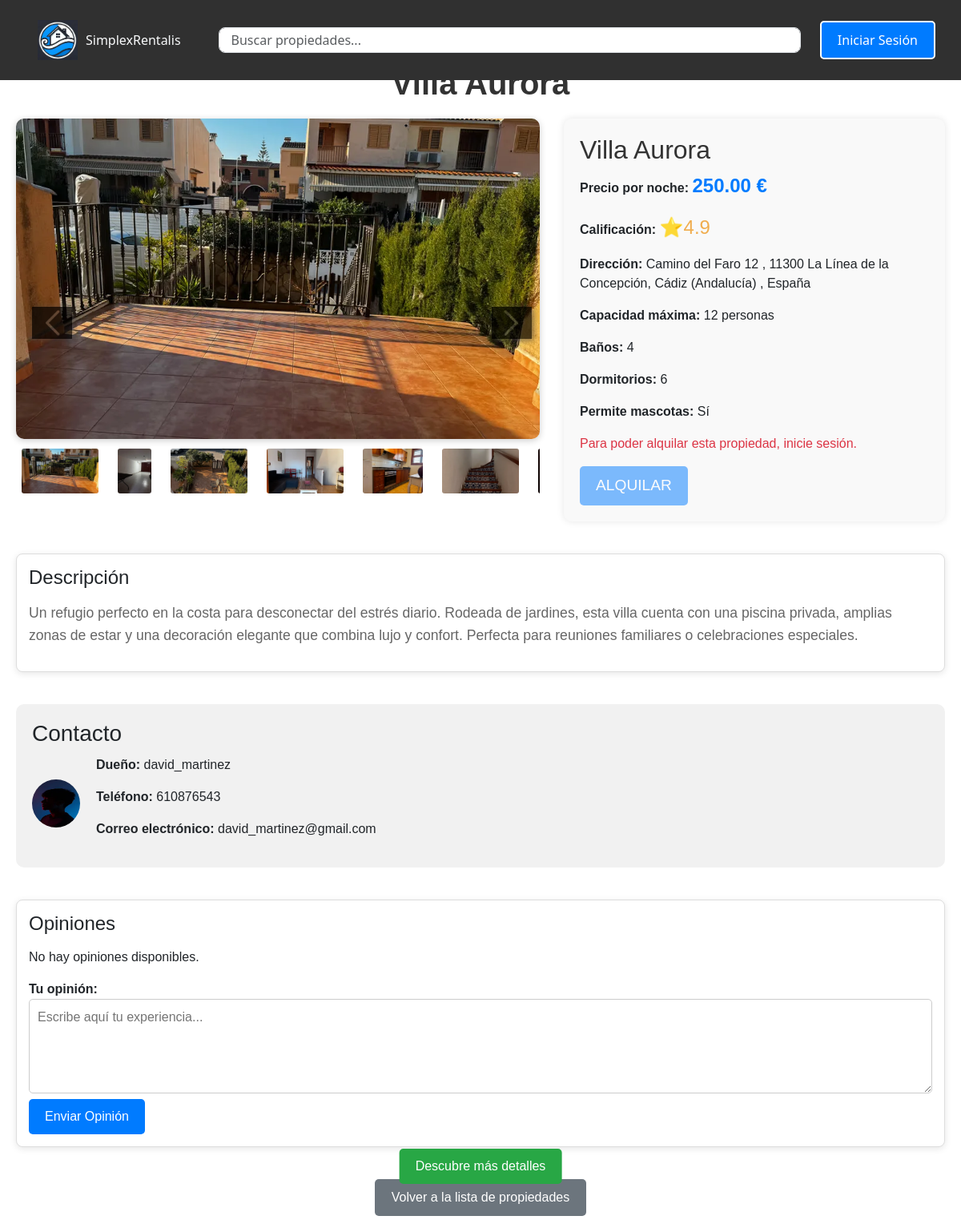
The app's page /propiedad/10/ with its own data.
### SimplexRentalisAPP/models.py (models this page shows, shortened)
class Propiedades(models.Model):
    id = models.AutoField(primary_key=True)
    nombre = models.CharField(max_length=100, blank=False, null=False)
    descripcion = models.TextField(max_length=3000, blank=True, null=True)
    direccion = models.ForeignKey('Direcciones', on_delete=models.CASCADE, related_name='propiedades')
    precio_noche = MoneyField(max_digits=10, decimal_places=2, blank=False, null=False, default_currency='EUR')
    propietario = models.ForeignKey('User', on_delete=models.CASCADE, related_name='propiedades', blank=False, null=False)
    calificacion = models.DecimalField(
        default=3.0,
        blank=False,
        null=False,
        max_digits=3,
        validators=[MinValueValidator(1), MaxValueValidator(5)],
        decimal_places=1
    )
    permite_mascotas = models.BooleanField(default=False)
    en_mantenimiento = models.BooleanField(default=False)
    capacidad_maxima = models.IntegerField(default=1, blank=False, null=False)
    cantidad_banos = models.IntegerField(default=1, blank=False, null=False)
    cantidad_dormitorios = models.IntegerField(default=1, blank=False, null=False)
    galeria = models.ForeignKey('Galeria', on_delete=models.CASCADE, related_name='propiedades_galeria', blank=True, null=True)
    class Meta:
        constraints = [
            models.UniqueConstraint(fields=['direccion', 'propietario'], name='unique_direccion_propietario')
        ]

class Galeria(models.Model):
    id = models.AutoField(primary_key=True)
    propiedad = models.ForeignKey('Propiedades', related_name='gallery_images', on_delete=models.CASCADE)
    imagen = models.ImageField(upload_to='propiedades/', null=False, blank=False)
    descripcion = models.CharField(max_length=255, blank=True, null=True)
    portada = models.BooleanField(default=False)  # Indica si es la imagen principal de la propiedad
    class Meta:
        verbose_name = 'Imagen de la propiedad'
        verbose_name_plural = 'Galería de imágenes de las propiedades'

class Direcciones(models.Model):
    id = models.AutoField(primary_key=True)  # Campo id declarado explícitamente
    calle = models.CharField(max_length=255)
    numero_casa = models.CharField(max_length=20, blank=False, null=False)
    numero_puerta = models.CharField(max_length=20, blank=True, null=True)
    codigo_postal = models.CharField(max_length=20, blank=False, null=False)
    ciudad = models.CharField(max_length=100)
    co_autonoma = models.CharField(max_length=100)
    provincia = models.CharField(max_length=100)
    pais = models.CharField(max_length=100)
    latitud = models.FloatField(null=True, blank=True)
    longitud = models.FloatField(null=True, blank=True)

class User(AbstractUser):
    email = models.EmailField(unique=True, max_length=254)
    telefono = models.CharField(unique=True, max_length=15, blank=True, null=True)
    fecha_nacimiento = models.DateField(null=True, blank=True)
    genero = models.CharField(
        max_length=10,
        choices=[('masculino', 'Masculino'), ('femenino', 'Femenino'), ('otro', 'Otro')],
        blank=True,
        null=True
    )
    identidad_usuario = models.OneToOneField(
        'IdentidadUsuario',
        on_delete=models.SET_NULL,
        null=True,
        blank=True,
        related_name='usuario_asociado'
    )
    avatar = models.ImageField(
        upload_to='avatars/',
        null=True,
        blank=True,
        default='defaults/default_avatar.png'
    )
    es_propietario = models.BooleanField(default=False)
    ultimo_acceso = models.DateTimeField(null=True, blank=True)
    groups = models.ManyToManyField(
        'auth.Group',
        related_name='custom_user_groups',
        blank=True
    )
    user_permissions = models.ManyToManyField(
        'auth.Permission',
        related_name='custom_user_permissions',
        blank=True
    )

### SimplexRentalisAPP/views.py (the view)
# urls.py: path('propiedad/<int:pk>/', DetallePropiedadView.as_view(), name='propiedad_detallada'),
class DetallePropiedadView(DetailView):
    model = Propiedades
    template_name = 'SimplexRentalisAPP/propiedad_detallada.html'
    def get_context_data(self, **kwargs):
        context = super().get_context_data(**kwargs)
        propiedad = self.get_object()
        permite_opinar_sin_reserva = True  # Puedes cambiar a False para desactivar esta opción
        user_has_reservation = False  # Aquí deberías añadir la lógica real para comprobar la reserva del usuario
        context['imagen_portada'] = Galeria.objects.filter(propiedad=propiedad, portada=True).first()
        context['imagenes'] = Galeria.objects.filter(propiedad=propiedad)
        context['permite_opinar_sin_reserva'] = permite_opinar_sin_reserva
        context['user_has_reservation'] = user_has_reservation
        return context

### SimplexRentalisAPP/templates/SimplexRentalisAPP/propiedad_detallada.html (shortened to what this page needs)
{% extends 'base.html' %}
{% load static %}
{% block content %}
<div id="main-content" style="max-width: 1200px; margin: auto; font-family: Arial, sans-serif; padding: 20px;">
    <h1 class="propiedad-title" style="text-align: center; margin-bottom: 20px; font-size: 2.5em; color: #333;">{{ propiedades.nombre }}</h1>
    <div class="detalle-container" style="display: flex; flex-wrap: wrap; gap: 20px; margin-bottom: 40px;">
        <div class="propiedad-image" style="flex: 3; position: relative;">
            <div class="image-navigation" style="position: absolute; top: 50%; left: 10px; transform: translateY(-50%); z-index: 10;">
                <span class="arrow left-arrow" onclick="changeImageByArrow('prev')" style="cursor: pointer;">
                    <img src="{% static 'defaults/flecha-izquierda.webp' %}" alt="Flecha Izquierda" style="width: 50px; opacity: 0.7; filter: drop-shadow(2px 2px 4px #444);">
                </span>
            </div>
            {% if imagen_portada %}
                <img src="{{ imagen_portada.imagen.url }}" alt="Imagen de Portada" class="img-fluid main-image" id="main-image"
                     style="width: 100%; height: 400px; object-fit: cover; border-radius: 10px;">
            {% else %}
                <div class="no-imagen" style="text-align: center; font-size: 18px; color: gray; border: 1px solid #ccc; padding: 20px; border-radius: 10px;">
                    No hay imagen de portada disponible.
                </div>
            {% endif %}
            <div class="thumbnails-container" style="display: flex; gap: 10px; margin-top: 10px; overflow-x: auto;">
                {% for imagen in imagenes %}
                    <img src="{{ imagen.imagen.url }}" alt="{{ imagen.descripcion }}" class="thumbnail-image"
                         style="width: 100px; height: 60px; object-fit: cover; border-radius: 5px; cursor: pointer; border: 2px solid transparent;"
                         onclick="changeImage('{{ imagen.imagen.url }}', this)">
                {% endfor %}
            </div>
            <div class="image-navigation" style="position: absolute; top: 50%; right: 10px; transform: translateY(-50%); z-index: 10;">
                <span class="arrow right-arrow" onclick="changeImageByArrow('next')" style="cursor: pointer;">
                    <img src="{% static 'defaults/flecha-derecha.webp' %}" alt="Flecha Derecha" style="width: 50px; opacity: 0.7; filter: drop-shadow(2px 2px 4px #444);">
                </span>
            </div>
        </div>
        <div class="propiedad-summary" style="flex: 2; background-color: #f9f9f9; padding: 20px; border-radius: 10px; box-shadow: 0 0 10px rgba(0, 0, 0, 0.1);">
            <h2 style="margin-top: 0; color: #333; font-size: 2em;">{{ propiedades.nombre }}</h2>
            <p><strong>Precio por noche:</strong> <span style="color: #007bff; font-size: 1.5em; font-weight: bold;">{{ propiedades.precio_noche }} €</span></p>
            <p><strong>Calificación:</strong>
                <span style="color: #f0ad4e; font-size: 1.5em;">⭐{{ propiedades.calificacion }}</span>
            </p>
            <p>
                <strong>Dirección:</strong>
                {{ propiedades.direccion.calle }} {{ propiedades.direccion.numero_casa }}
                ,
                {{ propiedades.direccion.codigo_postal }} {{ propiedades.direccion.ciudad }},
                {{ propiedades.direccion.provincia }}
                {% if propiedades.direccion.co_autonoma %}
                    ({{ propiedades.direccion.co_autonoma }})
                {% endif %},
                {{ propiedades.direccion.pais }}
            </p>
            <p><strong>Capacidad máxima:</strong> {{ propiedades.capacidad_maxima }} personas</p>
            <p><strong>Baños:</strong> {{ propiedades.cantidad_banos }}</p>
            <p><strong>Dormitorios:</strong> {{ propiedades.cantidad_dormitorios }}</p>
            <p><strong>Permite mascotas:</strong> {{ propiedades.permite_mascotas|yesno:"Sí,No" }}</p>
            {% if not request.user.is_authenticated %}
                <p style="color: #dc3545;">Para poder alquilar esta propiedad, inicie sesión.</p>
                <button type="button" class="btn btn-primary alquilar-btn" disabled
                        style="background-color: #007bff; color: white; border: none; padding: 10px 20px; font-size: 1.2em; cursor: not-allowed; border-radius: 5px; opacity: 0.5;">
                    ALQUILAR
                </button>
            {% elif request.user == propiedades.propietario %}
                <p style="color: #dc3545;">No puedes alquilar esta propiedad porque eres el propietario.</p>
            {% endif %}
        </div>
    </div>
    <div class="explore-button" id="explore-button" style="position: fixed; bottom: 60px; left: 50%; transform: translateX(-50%); z-index: 1000;">
        <button onclick="scrollToDescription()" style="background-color: #28a745; color: white; border: none; padding: 10px 20px; font-size: 1em; cursor: pointer; border-radius: 5px;">
            Descubre más detalles
        </button>
    </div>
    <div class="descripcion-container" id="descripcion" style="margin-bottom: 40px;">
        <h3>Descripción</h3>
        <p style="line-height: 1.6; font-size: 1.1em; color: #666;">{{ propiedades.descripcion }}</p>
    </div>
    <div class="contacto-container" style="background-color: #f1f1f1; padding: 20px; border-radius: 10px; margin-bottom: 40px;">
        <h3>Contacto</h3>
        <div style="display: flex; align-items: center;">
            <img src="{% if propiedades.propietario.avatar %}{{ propiedades.propietario.avatar.url }}{% else %}/media/defaults/default_avatar.webp{% endif %}" alt="Avatar" style="width: 60px; height: 60px; border-radius: 50%; margin-right: 20px;">
            <div>
                <p><strong>Dueño:</strong> {{ propiedades.propietario.username }}</p>
                <p><strong>Teléfono:</strong> {{ propiedades.propietario.telefono }}</p>
                <p><strong>Correo electrónico:</strong> {{ propiedades.propietario.email }}</p>
            </div>
        </div>
    </div>
    <div class="opiniones-container" style="margin-bottom: 40px;">
        <h3>Opiniones</h3>
                {% for opinion in propiedades.opiniones_set.all %}
            <div class="opinion" style="background-color: #f9f9f9; padding: 10px; margin-bottom: 10px; border-radius: 5px; box-shadow: 0 0 5px rgba(0, 0, 0, 0.1);" data-opinion-id="{{ opinion.id }}">
                <strong>{{ opinion.usuario }}:</strong>
                <p>{{ opinion.comentario }}</p>
                <div style="display: flex; align-items: center;">
                    <div style="display: flex; align-items: center; margin-right: 10px;">
                        <span class="likes-count" style="font-size: 20px;">{{ opinion.likes }}</span>
                        <button type="button" class="like-btn" style="background: none; border: none; cursor: pointer;">
                            <img src="{% static 'defaults/like.webp' %}" alt="Me gusta" style="width: 20px; height: 20px;">
                        </button>
                    </div>
                    <div style="display: flex; align-items: center;">
                        <span class="dislikes-count" style="font-size: 20px;">{{ opinion.dislikes }}</span>
                        <button type="button" class="dislike-btn" style="background: none; border: none; cursor: pointer;">
                            <img src="{% static 'defaults/like.webp' %}" alt="No me gusta" style="width: 20px; height: 20px; transform: rotate(180deg);">
                        </button>
                    </div>
                </div>
            </div>
        {% empty %}
            <p>No hay opiniones disponibles.</p>
        {% endfor %}
        {% if user == propiedades.propietario %}
            <p style="color: #dc3545;">No puedes dejar una opinión porque eres el propietario de esta propiedad.</p>
        {% elif user_has_reservation or permite_opinar_sin_reserva %}
            <form action="{% url 'enviar_opinion' propiedades.id %}" method="post">
                <label for="comentario" style="font-weight: bold;">Tu opinión:</label>
                <textarea name="comentario" id="comentario" rows="4" style="width: 100%; padding: 10px; border: 1px solid #ccc; border-radius: 5px;" placeholder="Escribe aquí tu experiencia..."></textarea>
                <button type="submit" style="background-color: #007bff; color: white; border: none; padding: 10px 20px; font-size: 1em; border-radius: 5px; cursor: pointer;">
                    Enviar Opinión
                </button>
            </form>
        {% else %}
            <p style="color: #6c757d; margin-top: 20px;">Para dejar una opinión, debes haber reservado esta propiedad y la fecha de inicio de tu estancia debe haber pasado.</p>
        {% endif %}
    </div>
    <div class="back-link" style="text-align: center;">
        <a href="{% url 'propiedades' %}" class="btn" style="background-color: #6c757d; color: white; padding: 10px 20px; text-decoration: none; border-radius: 5px;">Volver a la lista de propiedades</a>
    </div>
</div>
{% endblock %}

### static/css/style.css (style rules this page uses)
body { padding-top: 60px; }
#main-content { width: calc(100%); }
.propiedad-image img { width: 100%; height: 200px; object-fit: cover; }
.propiedad-title { text-align: center; margin-bottom: 20px; font-size: 2em; }
.detalle-container { display: flex; margin-bottom: 40px; }
.propiedad-image { position: relative; width: 50%; padding-right: 10px; }
.main-image { width: 100%; height: auto; border-radius: 8px; box-shadow: 0 2px 8px rgba(0, 0, 0, 0.2); transition: transform 0.3s; }
.thumbnail-image { width: 80px; height: 80px; border-radius: 4px; margin-right: 5px; cursor: pointer; transition: transform 0.2s, border 0.2s; border: 2px solid transparent; }
.thumbnails-container { display: flex; overflow: hidden; position: relative; height: 80px; }
.thumbnails-container img { width: 80px; height: 80px; margin: 0 5px; cursor: pointer; transition: transform 0.2s; }
.descripcion-container, .opiniones-container { margin-top: 30px; padding: 15px; border: 1px solid #ddd; border-radius: 8px; background-color: #fff; box-shadow: 0 2px 8px rgba(0, 0, 0, 0.1); }
h3 { margin-bottom: 10px; }
.back-link { text-align: center; margin-top: 30px; }
.btn { background-color: #007bff; color: white; padding: 10px 20px; border-radius: 5px; text-decoration: none; }
.btn-primary { background-color: #007bff; border-radius: 8px; padding: 12px 20px; text-transform: uppercase; transition: background-color 0.3s ease; }
.propiedad-title { font-size: 2rem; font-weight: bold; margin-bottom: 20px; color: #333; }
.descripcion-container h3 { font-size: 1.5rem; margin-bottom: 15px; }
.descripcion-container p { font-size: 1rem; line-height: 1.6; color: #666; }
.opiniones-container h3 { font-size: 1.5rem; margin-bottom: 15px; }
.arrow { font-size: 40px; cursor: pointer; position: absolute; top: 50%; transform: translateY(-50%); z-index: 10; }
.left-arrow { left: 10px; }
.right-arrow { right: 10px; }
.arrow img { width: 40px; height: 40px; transition: transform 0.2s ease-in-out; }

### records on screen
Propiedades: nombre "Villa Aurora", precio_noche "250.00", calificacion "4.9", direccion.calle "Camino del Faro", direccion.numero_casa "12", direccion.codigo_postal "11300", direccion.ciudad "La Línea de la Concepción", direccion.provincia "Cádiz", direccion.co_autonoma "Andalucía", direccion.pais "España", capacidad_maxima "12", cantidad_banos "4", cantidad_dormitorios "6", permite_mascotas "Sí", descripcion "Un refugio perfecto en la costa para desconectar del estrés diario. Rodeada de jardines, esta villa cuenta con una piscina privada, amplias zonas de estar y una decoración elegante que combina lujo y confort. Perfecta para reuniones familiares o celebraciones especiales.", propietario.avatar (picture), propietario.username "david_martinez", propietario.telefono "610876543", propietario.email "david_martinez@gmail.com"
Galeria: imagen (picture)
Galeria: imagen (picture)
Galeria: imagen (picture)
Galeria: imagen (picture)
Galeria: imagen (picture)
Galeria: imagen (picture)
Galeria: imagen (picture)
